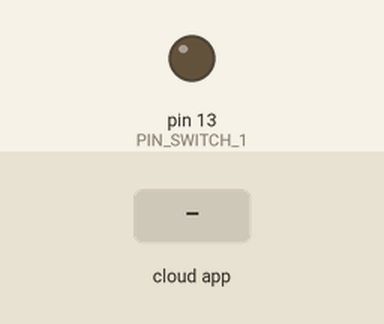
Simulated run of this sketch. Board: Arduino Uno, built with avr-gcc and run on an emulated ATmega328P. Shown: output pins drawn as LEDs (lit = HIGH). The test bench sets the inputs (shaded band). The RemoteXY app is connected.

Above: at 1.2 s.
1.3 s: the phone or cloud app sets switch_1 to 1
At 2.5 s:
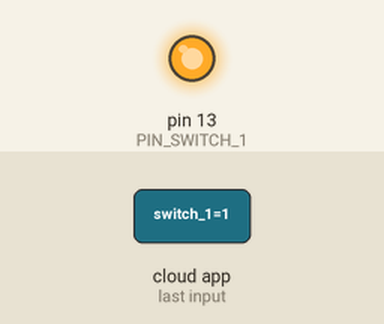
2.8 s: the phone or cloud app sets switch_1 to 0
At 3.8 s:
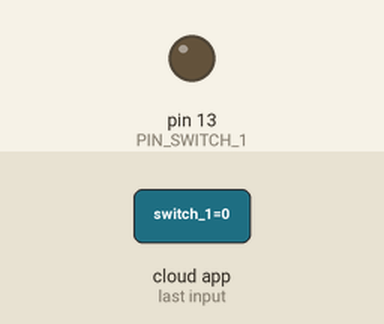
Timing chart, 0 to 5.8 s (numbered marks = the images above; inputs shaded):
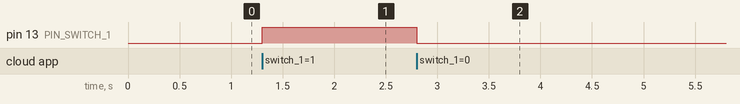

The sketch:

RemoteXYTest.ino
```cpp
// (licence header left out)
//////////////////////////////////////////////
//        RemoteXY include library          //
//////////////////////////////////////////////

// RemoteXY select connection mode and include library
#define REMOTEXY_MODE__ESP8266_SOFTSERIAL_POINT
#include <SoftwareSerial.h>

#include <RemoteXY.h>

// RemoteXY connection settings
#define REMOTEXY_SERIAL_RX 2
#define REMOTEXY_SERIAL_TX 3
#define REMOTEXY_SERIAL_SPEED 115200
#define REMOTEXY_WIFI_SSID "ESP8266WIFI"
#define REMOTEXY_WIFI_PASSWORD "12345678"
#define REMOTEXY_SERVER_PORT 6377


// RemoteXY configurate
#pragma pack(push, 1)
uint8_t RemoteXY_CONF[] =
  { 255,1,0,0,0,20,0,8,13,0,
  2,0,61,25,22,11,2,26,31,31,
  79,78,0,79,70,70,0 };

// this structure defines all the variables of your control interface
struct {

    // input variable
  uint8_t switch_1; // =1 if switch ON and =0 if OFF

    // other variable
  uint8_t connect_flag;  // =1 if wire connected, else =0

} RemoteXY;
#pragma pack(pop)

/////////////////////////////////////////////
//           END RemoteXY include          //
/////////////////////////////////////////////

#define PIN_SWITCH_1 13


void setup()
{
  RemoteXY_Init ();

  pinMode (PIN_SWITCH_1, OUTPUT);

  // TODO you setup code

}

void loop()
{
  RemoteXY_Handler ();

  digitalWrite(PIN_SWITCH_1, (RemoteXY.switch_1==0)?LOW:HIGH);

  // TODO you loop code
  // use the RemoteXY structure for data transfer


}
```

Measured:
- after the input at 1.3 s, pin 13 (PIN_SWITCH_1): LOW → HIGH at once
- after the input at 2.8 s, pin 13 (PIN_SWITCH_1): HIGH → LOW at once
